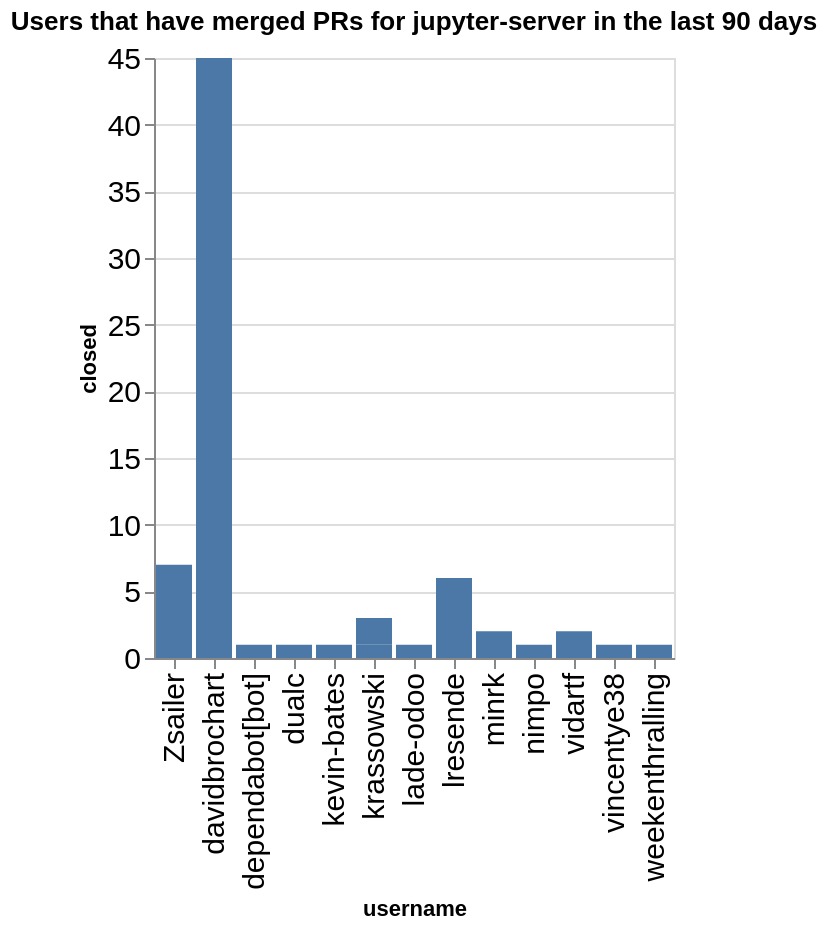

Write notebook code for a chart like this one.
### Code cell
charts = []
title = f"Users that have merged PRs for {github_org} in the last {n_days} days"
ch = alt.Chart(data=closed_by_repo.replace(np.nan, 0), title=title).mark_bar().encode(
    x='username',
    y='closed',
)
ch

### Figure 1 — Vega-Lite specification as saved in the notebook (floating-point values rounded to 4 significant figures)
{"config": {"axisLeft": {"labelFontSize": 15}, "axisBottom": {"labelFontSize": 15}}, "data": {"name": "data-ac742e0d6f0af8f986e605a975dac664"}, "mark": {"type": "bar"}, "encoding": {"x": {"field": "username", "type": "nominal"}, "y": {"field": "closed", "type": "quantitative"}}, "title": "Users that have merged PRs for jupyter-server in the last 90 days", "$schema": "https://vega.github.io/schema/vega-lite/v5.20.1.json", "datasets": {"data-ac742e0d6f0af8f986e605a975dac664": [{"name": "enterprise_gateway", "username": "lresende", "closed": 6}, {"name": "enterprise_gateway", "username": "weekenthralling", "closed": 1}, {"name": "fps", "username": "davidbrochart", "closed": 3}, {"name": "gateway_provisioners", "username": "kevin-bates", "closed": 1}, {"name": "jupyter-resource-usage", "username": "krassowski", "closed": 1}, {"name": "jupyter-resource-usage", "username": "nimpo", "closed": 1}, {"name": "jupyter_server", "username": "Zsailer", "closed": 6}, {"name": "jupyter_server", "username": "dependabot[bot]", "closed": 1}, {"name": "jupyter_server", "username": "dualc", "closed": 1}, {"name": "jupyter_server", "username": "lade-odoo", "closed": 1}, {"name": "jupyter_server", "username": "minrk", "closed": 2}, {"name": "jupyter_server", "username": "vidartf", "closed": 2}, {"name": "jupyter_server", "username": "vincentye38", "closed": 1}, {"name": "jupyter_server_terminals", "username": "Zsailer", "closed": 1}, {"name": "jupyter_ydoc", "username": "davidbrochart", "closed": 6}, {"name": "jupyter_ydoc", "username": "krassowski", "closed": 2}, {"name": "jupyverse", "username": "davidbrochart", "closed": 36}]}}
